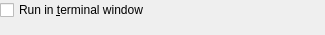
<?xml version="1.0" encoding="UTF-8"?>
<ui version="4.0">
 <class>shellOptions</class>
 <widget class="QWidget" name="shellOptions">
  <property name="geometry">
   <rect>
    <x>0</x>
    <y>0</y>
    <width>325</width>
    <height>35</height>
   </rect>
  </property>
  <property name="sizePolicy">
   <sizepolicy hsizetype="Preferred" vsizetype="Preferred">
    <horstretch>0</horstretch>
    <verstretch>0</verstretch>
   </sizepolicy>
  </property>
  <layout class="QGridLayout">
   <property name="leftMargin">
    <number>0</number>
   </property>
   <property name="topMargin">
    <number>0</number>
   </property>
   <property name="rightMargin">
    <number>0</number>
   </property>
   <property name="bottomMargin">
    <number>0</number>
   </property>
   <property name="spacing">
    <number>3</number>
   </property>
   <item row="0" column="0" rowspan="5" colspan="2">
    <layout class="QHBoxLayout">
     <property name="spacing">
      <number>3</number>
     </property>
     <property name="leftMargin">
      <number>0</number>
     </property>
     <property name="topMargin">
      <number>0</number>
     </property>
     <property name="rightMargin">
      <number>0</number>
     </property>
     <property name="bottomMargin">
      <number>0</number>
     </property>
     <item>
      <widget class="QFrame" name="gbAdvanced">
       <property name="frameShape">
        <enum>QFrame::NoFrame</enum>
       </property>
       <property name="frameShadow">
        <enum>QFrame::Raised</enum>
       </property>
       <layout class="QGridLayout">
        <property name="leftMargin">
         <number>0</number>
        </property>
        <property name="topMargin">
         <number>0</number>
        </property>
        <property name="rightMargin">
         <number>0</number>
        </property>
        <property name="bottomMargin">
         <number>0</number>
        </property>
        <property name="spacing">
         <number>3</number>
        </property>
        <item row="1" column="0" colspan="3">
         <widget class="QCheckBox" name="cbRunInTerminal">
          <property name="whatsThis">
           <string>Check this option if the application you want to run is a text mode application. The application will then be run in a terminal emulator window.</string>
          </property>
          <property name="text">
           <string>Run in &amp;terminal window</string>
          </property>
         </widget>
        </item>
        <item row="2" column="1">
         <spacer name="verticalSpacer">
          <property name="orientation">
           <enum>Qt::Vertical</enum>
          </property>
          <property name="sizeHint" stdset="0">
           <size>
            <width>20</width>
            <height>40</height>
           </size>
          </property>
         </spacer>
        </item>
       </layout>
      </widget>
     </item>
    </layout>
   </item>
  </layout>
 </widget>
 <tabstops>
  <tabstop>cbRunInTerminal</tabstop>
 </tabstops>
 <connections/>
</ui>
